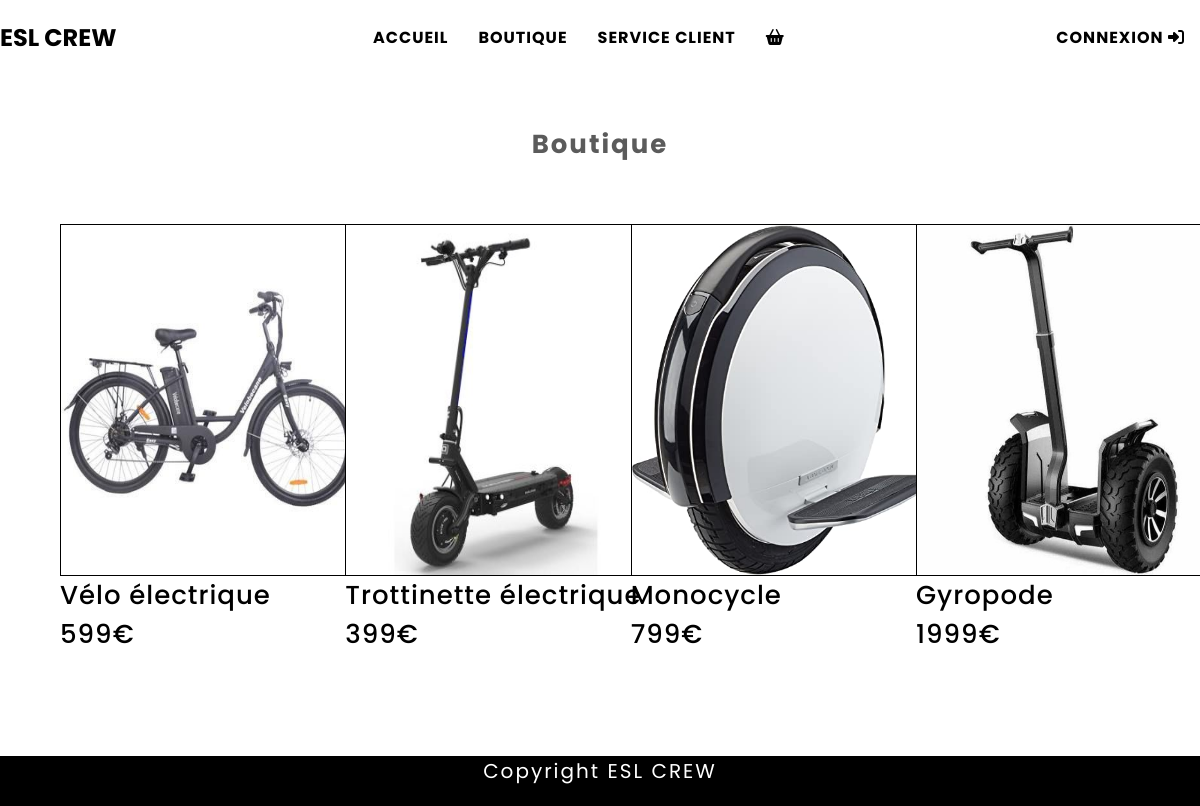
The page /boutique.php on the database its author committed.
### tables this page shows
CREATE TABLE `annonces` (
  `id_annonces` int(3) NOT NULL,
  `titre` varchar(40) DEFAULT NULL,
  `prix` varchar(20) DEFAULT NULL,
  `description` varchar(300) DEFAULT NULL,
  `img_annonce` varchar(30) DEFAULT NULL,
  `statut` varchar(10) DEFAULT NULL,
  `date_publication` date DEFAULT NULL,
  `id_profil` int(3) NOT NULL
);

### boutique.php (the view, shortened to what this page needs)
<?php
 if(isset($_SESSION["id"])){
   include("inc/header.log.inc.php");
 }
 else{
   include("inc/header.inc.php");
 }
 ?>
<div class="TITRE" id="NEWS" >Boutique</div>
<section class="news_list" >
<?php
        $requeteSQL = $pdo->prepare("SELECT * FROM annonces ");
        $requeteSQL->execute();
        while ($userinfo = $requeteSQL->fetch()) { ?>
<div class="product">
    <div class="article">
       <div class="article1">
        <img class="article1" src="<?php echo $userinfo['img_annonce'];?>" >
            <div class="overlay">
            </div>
       </div>
    </div>
    <p><?php echo $userinfo['titre']?>  <br>  <?php echo $userinfo['prix']; ?>€</p>
</div>
        <?php }
        ?>
</section>
<?php include("inc/footer.inc.php"); ?>

### assets/css/style.css (style rules this page uses)
html { font-family: 'Poppins', sans-serif; }
html, body { margin: 0; display: table; height: 100%; width: 100%; }
.news_list { display: flex; align-items: center; justify-content: space-between; flex-wrap: wrap; margin: 40px; margin-top: 40px; margin-bottom: 100px; }
.TITRE { margin-top: 50px; margin-bottom: 10px; text-align: center; letter-spacing: 2px; font-weight: 700; font-size: 26px; color: rgb(91, 91, 91); }
.product { margin: 20px; margin-bottom: 80px; width: 20%; }
.product p { letter-spacing: 1px; width: 300px; position: absolute; margin: 0px; font-size: 26px; word-wrap: break-word; font-weight: 500; }
.article { width: 300px; height: 350px; border: 1px solid black; position: relative; overflow: hidden; }
.article1 { width: 300px; height: 350px; background-repeat: no-repeat; background-size: cover; background-position:center; }
.article .overlay { position: absolute; height: 350px; width: 300px; background-color: rgba(255, 255, 255, 0.5); bottom: -100%; transition: 0.5s; }
.overlay { display: flex; align-items: center; justify-content: center; }

### rows shown on the page
annonces: img_annonce (picture), titre "Vélo électrique", prix "599"
annonces: img_annonce (picture), titre "Trottinette électrique", prix "399"
annonces: img_annonce (picture), titre "Monocycle", prix "799"
annonces: img_annonce (picture), titre "Gyropode", prix "1999"
